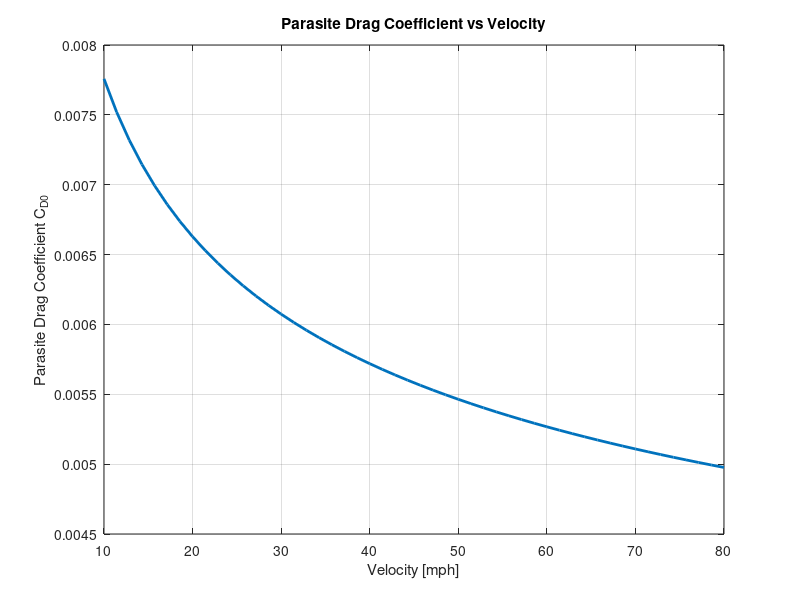

Recreate this plot in MATLAB.
%% ============================================================
%  Parasite Drag Estimation (Raymer Drag Build-Up)
%  Components (current): 1) Fuselage, 2) Two Propeller Rods
%
%  CD0 = sum( Cf_i * FF_i * Q_i * S_wet_i ) / S_ref
%
%  AUTHOR: (Team 1)
%  DATE:   (01.30.2026)
%% ============================================================

clear; clc;

%% ============================================================
%  ASSUMPTIONS (EDIT FOR REPORT)
%  1) Parasite drag is estimated using Raymer-style drag build-up:
%       CD0 = Σ(Cf * FF * Q * Swet) / Sref
%  2) Flow is subsonic; compressibility correction included in Cf_turb
%     using (1 + 0.144 M^2)^0.65.
%  3) Skin friction coefficient uses:
%       Laminar:   Cf_lam  = 1.328 / sqrt(Re)
%       Turbulent: Cf_turb = 0.455 / [(log10(Re))^2.58 * (1+0.144M^2)^0.65]
%  4) Mixed laminar/turbulent is approximated by wetted-area weighting:
%       Cf_eff = xLam*Cf_lam + (1-xLam)*Cf_turb
%  5) Interference factor is constant for all components:
%       Q_i = 1.1   (given by instructor)
%  6) Wetted areas are approximated using simple geometry:
%       - Fuselage and rods treated as cylinders: Swet ≈ π d l
%  7) Form factor (FF) for fuselage-like bodies uses:
%       FF = 1 + 60/f^3 + f/400, where f = l/d
%  8) Sea-level standard atmosphere is assumed (rho, mu, a).
%     If operating altitude differs, update rho, mu, a accordingly.
%  9) S_ref is assumed (placeholder) because wing design is not final.
%     When the wing is defined, set S_ref = wing planform area.
% 10) Rods are assumed to have 0% laminar flow (conservative) because
%     they are slender exposed members and likely experience disturbed flow.
%% ============================================================


%% ============================================================
%  USER-EDITABLE INPUTS (CHANGE THESE FIRST)
%% ============================================================

% --- Flight conditions ---
V_mph = 51.43;           % target speed [mph]
rho = 1.225;             % air density [kg/m^3] (sea level)
mu  = 1.81e-5;           % dynamic viscosity [kg/(m*s)] (sea level)
a   = 340.0;             % speed of sound [m/s] (sea level)

% --- Global constant from instructor ---
Q_const = 1.1;

% --- Reference area ---
S_ref = 0.50;            % [m^2] PLACEHOLDER (set to wing planform area later)

% --- Laminar fractions (Raymer Table 12.4 guidance) ---
% Drone closest to "general aviation—smooth molded composites"
xLam_fuselage = 0.25;    % 25% laminar on fuselage (optimistic but plausible if smooth)
xLam_rods     = 0.00;    % 0% laminar on rods (conservative)

% --- Geometry (PLACEHOLDERS) ---
% Fuselage
geom.fuse.l = 1.20;      % length [m]
geom.fuse.d = 0.15;      % diameter [m]

% Rods (2 rods holding propellers)
geom.rods.n = 2;
geom.rods.l = 0.40;      % length [m]
geom.rods.d = 0.03;      % diameter [m]

%% ============================================================
%  END USER INPUTS
%% ============================================================


%% --- Derived quantities ---
V = V_mph * 0.44704;     % m/s
M = V / a;

%% ============================================================
%  COMPONENT SETUP (EDIT HERE TO ADD MORE AREAS)
%  Each component needs:
%   - name
%   - type: "body" (uses fuselage FF) or other types you add later
%   - length scale L for Reynolds number
%   - wetted area Swet
%   - laminar fraction xLam
%   - interference factor Q
%% ============================================================

components = [];

% 1) Fuselage
comp.name = "Fuselage";
comp.type = "body";
comp.L    = geom.fuse.l;                             % Re length scale
comp.Swet = pi * geom.fuse.d * geom.fuse.l;          % cylinder wetted area
comp.f    = geom.fuse.l / geom.fuse.d;               % fineness ratio
comp.xLam = xLam_fuselage;
comp.Q    = Q_const;
components = [components; comp];

% 2) Rods (two cylinders)
comp.name = "Rods (x2)";
comp.type = "body";
comp.L    = geom.rods.l;
comp.Swet = geom.rods.n * pi * geom.rods.d * geom.rods.l;
comp.f    = geom.rods.l / geom.rods.d;
comp.xLam = xLam_rods;
comp.Q    = Q_const;
components = [components; comp];

%% ============================================================
%  CORE CALCULATION
%% ============================================================

CD0_sum = 0;

fprintf("\n=== Parasite Drag Build-Up ===\n");
fprintf("V = %.2f m/s (%.2f mph), M = %.3f\n", V, V_mph, M);
fprintf("S_ref = %.4f m^2, Q = %.2f\n\n", S_ref, Q_const);

for i = 1:numel(components)
    c = components(i);

    % Reynolds number
    Re = rho * V * c.L / mu;

    % Skin friction coefficients
    Cf_lam  = 1.328 / sqrt(Re);
    Cf_turb = 0.455 / ( (log10(Re))^2.58 * (1 + 0.144*M^2)^0.65 );

    % Effective Cf via wetted-area weighting
    Cf = c.xLam * Cf_lam + (1 - c.xLam) * Cf_turb;

    % Form factor
    switch c.type
        case "body"
            FF = 1 + 60/(c.f^3) + c.f/400;   % fuselage/smooth canopy type
        otherwise
            error("Unknown component type: %s", c.type);
    end

    % Component CD0 contribution
    CD0_i = (Cf * FF * c.Q * c.Swet) / S_ref;

    % Accumulate
    CD0_sum = CD0_sum + CD0_i;

    % Print line item
    fprintf("%s\n", c.name);
    fprintf("  Re   = %.3e\n", Re);
    fprintf("  xLam = %.2f  |  Cf_lam = %.5f  Cf_turb = %.5f  Cf_eff = %.5f\n", ...
            c.xLam, Cf_lam, Cf_turb, Cf);
    fprintf("  FF   = %.3f  |  Q = %.2f  |  Swet = %.4f m^2\n", FF, c.Q, c.Swet);
    fprintf("  CD0  = %.6f\n\n", CD0_i);
end

fprintf("-------------------------------------\n");
fprintf("TOTAL CD0 = %.6f\n", CD0_sum);

%% ============================================================
%  OPTIONAL: PLACEHOLDER SECTION FOR ADDING MORE COMPONENTS
%  Copy/paste a block like this above the calculation loop:
%
%  comp.name = "Wing";
%  comp.type = "lifting_surface";   % you would need to implement FF for this
%  comp.L    = c_bar;
%  comp.Swet = Swet_wing;
%  comp.f    = NaN;                 % not used for lifting_surface
%  comp.xLam = xLam_wing;
%  comp.Q    = Q_const;
%  components = [components; comp];
%
%  Then add a "case" in the FF switch for "lifting_surface"
%% ============================================================


%% ============================================================
%  CD0 vs VELOCITY PLOT
%% ============================================================

% Velocity sweep
V_mph_vec = linspace(10, 80, 50);     % mph (edit as needed)
V_vec = V_mph_vec * 0.44704;          % m/s

CD0_vec = zeros(size(V_vec));

for k = 1:length(V_vec)

    V_k = V_vec(k);
    M_k = V_k / a;

    CD0_sum_k = 0;

    for i = 1:numel(components)
        c = components(i);

        % Reynolds number
        Re = rho * V_k * c.L / mu;

        % Skin friction
        Cf_lam  = 1.328 / sqrt(Re);
        Cf_turb = 0.455 / ( (log10(Re))^2.58 * (1 + 0.144*M_k^2)^0.65 );

        Cf = c.xLam * Cf_lam + (1 - c.xLam) * Cf_turb;

        % Form factor
        switch c.type
            case "body"
                FF = 1 + 60/(c.f^3) + c.f/400;
            otherwise
                error("Unknown component type: %s", c.type);
        end

        % Component contribution
        CD0_i = (Cf * FF * c.Q * c.Swet) / S_ref;

        CD0_sum_k = CD0_sum_k + CD0_i;
    end

    CD0_vec(k) = CD0_sum_k;
end

%% --- Plot ---
figure;
plot(V_mph_vec, CD0_vec, 'LineWidth', 2);
grid on;
xlabel('Velocity [mph]');
ylabel('Parasite Drag Coefficient C_{D0}');
title('Parasite Drag Coefficient vs Velocity');
